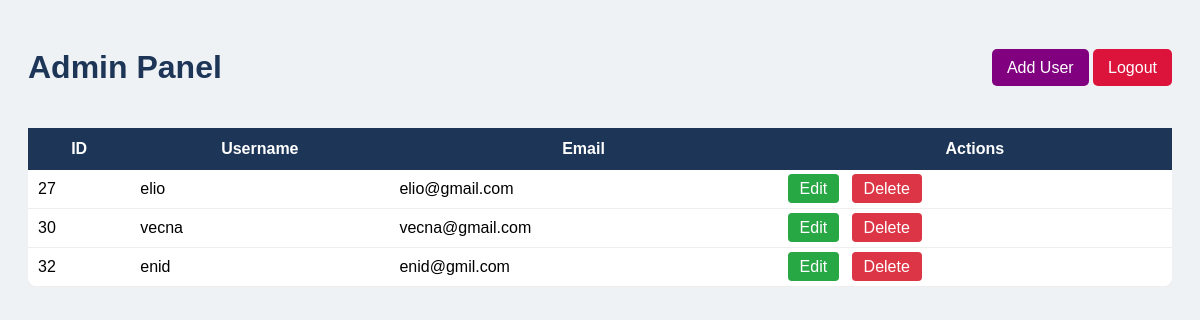
The app's page /admin_dashboard/ (signed in), older data.
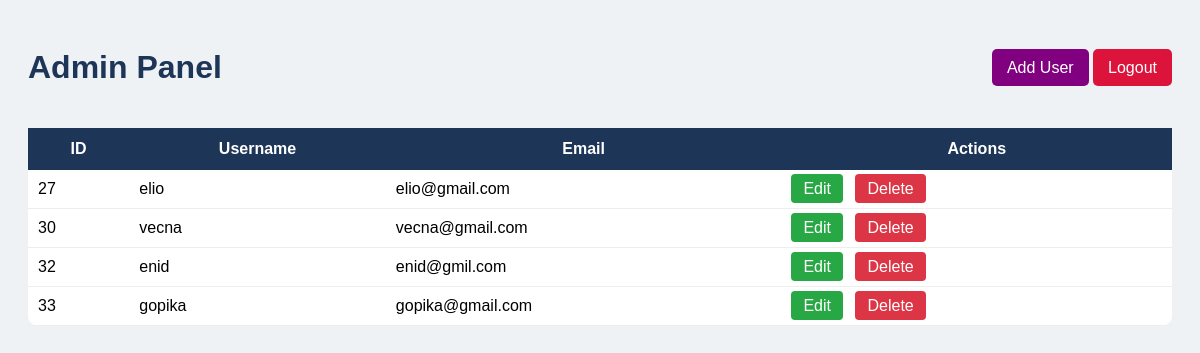
The same page, newer data.
### all/models.py (models this page shows)
class Profile(models.Model):
    username = models.CharField(max_length=100, unique=True)
    email = models.EmailField()
    password = models.CharField(max_length=100)

### all/views.py (the view)
# urls.py: path("admin_dashboard/", views.admin_dashboard, name="admin_dashboard"),
@never_cache
def admin_dashboard(request):
    if "admin_id" not in request.session:
        return redirect("admin_login")
    users = Profile.objects.all()
    return render(request, "admin_dashboard.html", {"users": users})

### all/templates/admin_dashboard.html (shortened to what this page needs)
<!DOCTYPE html>
<html lang="en">
<head>
</head>
<body>
<div class="header">
    <h1>Admin Panel</h1>
    <div>
        <a class="btn add" href="{% url 'add_user' %}">Add User</a>
        <a class="btn logout" href="{% url 'admin_logout' %}">Logout</a>
    </div>
</div>
<table>
    <thead>
        <tr>
            <th>ID</th>
            <th>Username</th>
            <th>Email</th>
            <th>Actions</th>
        </tr>
    </thead>
    <tbody>
        {% for user in users %}
        <tr>
            <td>{{ user.id }}</td>
            <td>{{ user.username }}</td>
            <td>{{ user.email }}</td>
            <td>
                <a href="{% url 'edit_user' user.id %}" class="edit">Edit</a>
                <a href="{% url 'delete_user' user.id %}" class="delete">Delete
                </a>
            </td>
        </tr>
        {% endfor %}
    </tbody>
</table>
</body>
</html>

Row changes from the older to the newer data that the page shows:
added Profile: id "33", username "gopika", email "gopika@gmail.com"
